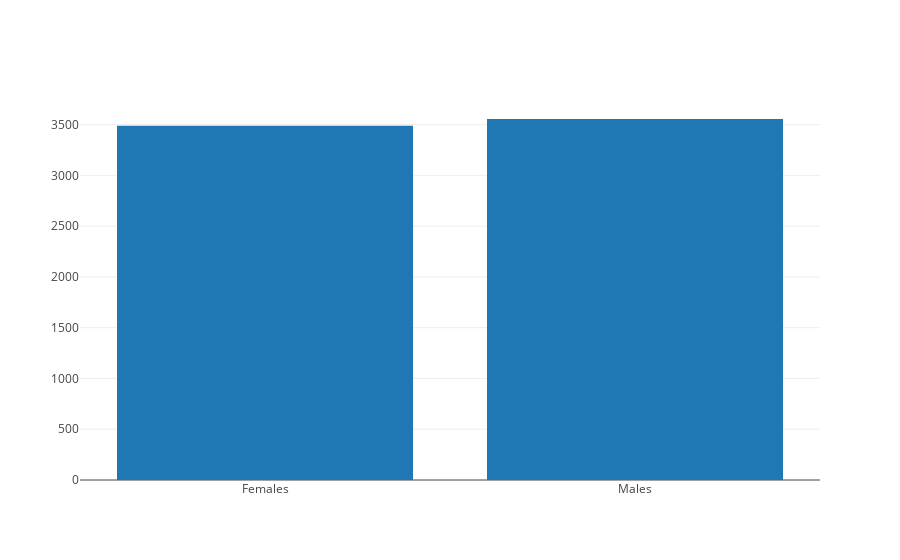

Notebook cell for this chart:
### Code cell
females= female.sum()
males = male.sum()
data = [go.Bar(
            x=['Females', 'Males'],
            y=[females,males]
    )]
iplot(data, filename='basic-bar')

### Figure 1 — Plotly figure (JSON) as saved in the notebook; plotly's stock layout.template omitted (floating-point values rounded to 4 significant figures)
{"data": [{"type": "bar", "uid": "59ed76a0-1957-481b-8621-cb790a7e9009", "x": ["Females", "Males"], "y": [3488, 3555]}], "layout": {}}
